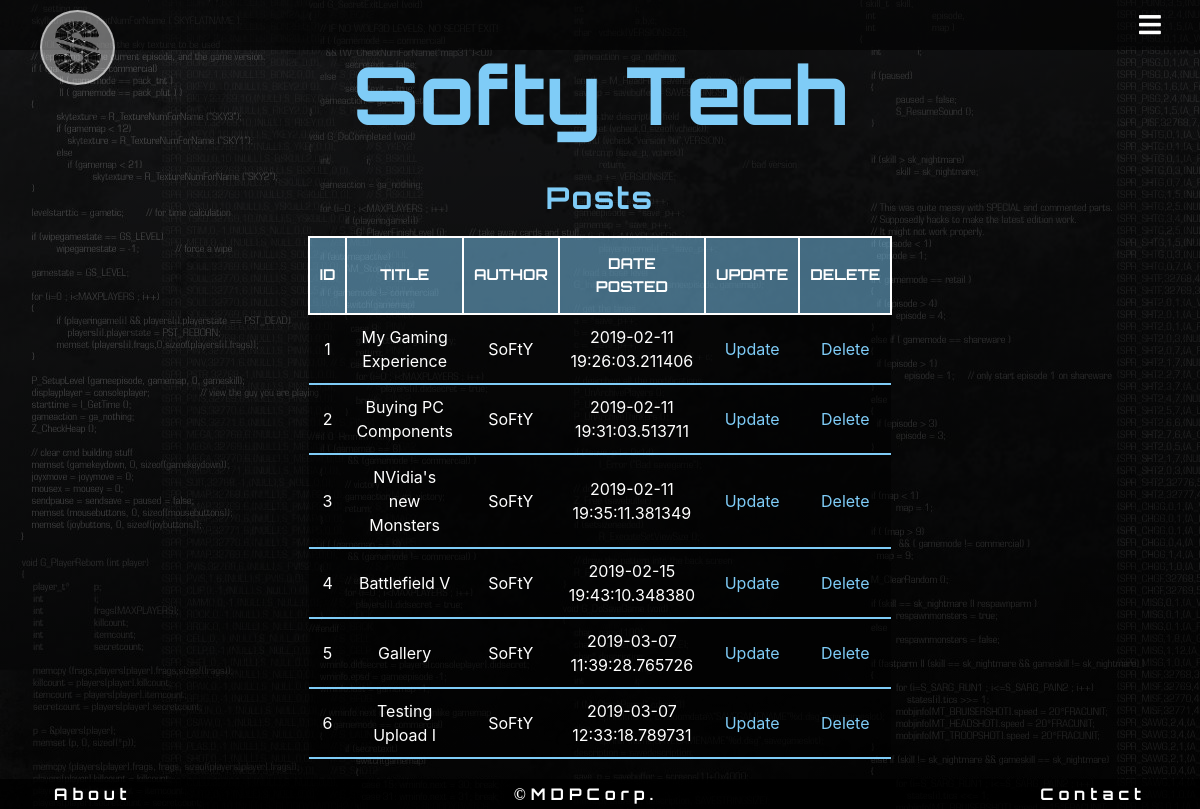
Page /admin (signed in) on the earlier database version.
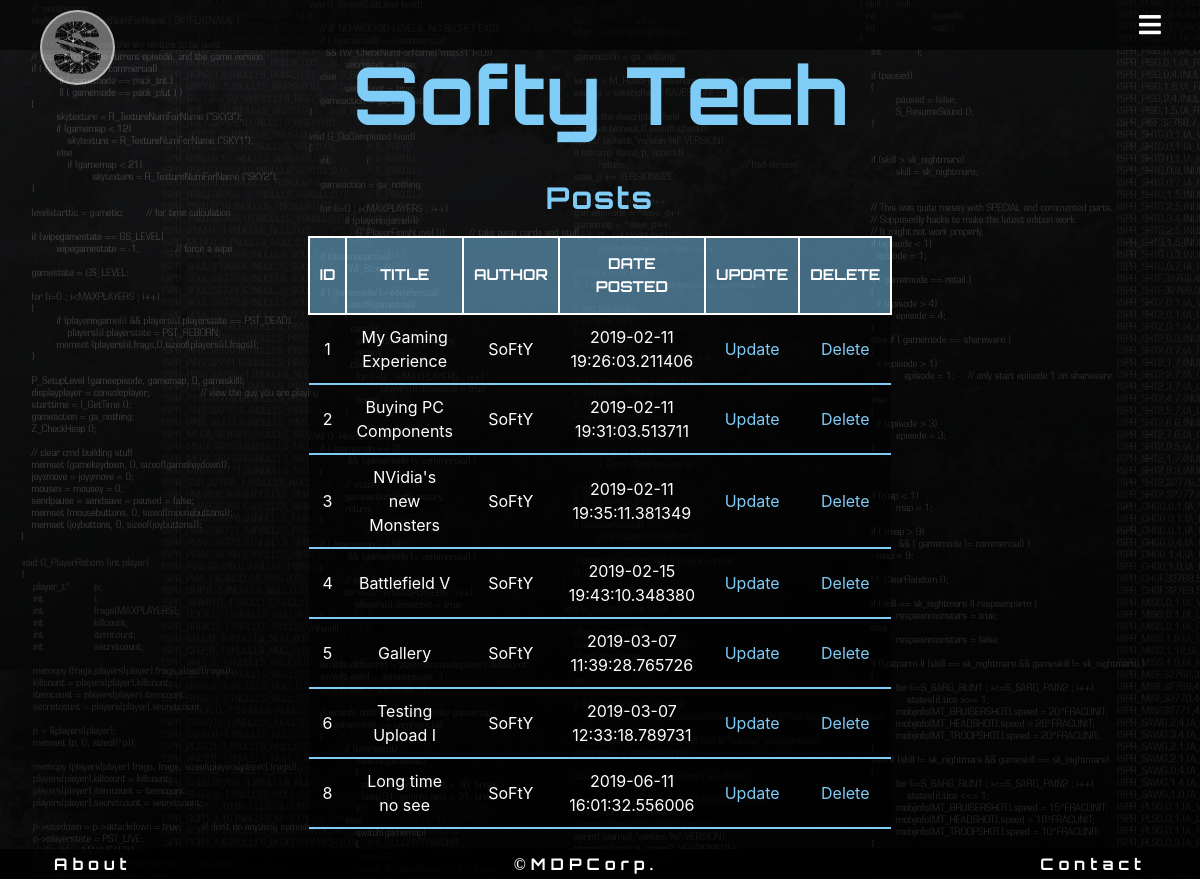
Same page on the later database version.
### flaskblog/models.py (models this page shows, shortened)
class Post(db.Model):
    __searchable__ = ['title', 'content']
    id = db.Column(db.Integer, primary_key=True)
    title = db.Column(db.String(30), nullable=False)
    subtitle = db.Column(db.String(30), nullable=False)
    description = db.Column(db.Text, nullable=False)
    slug = db.Column(db.String(30), nullable=False)
    headImg = db.Column(db.String(50), nullable=False, default='default.jpg')
    category = db.Column(db.String(), nullable=False)
    language = db.Column(db.String(), nullable=False)
    author = db.Column(db.String(30), nullable=False)
    date_posted = db.Column(db.DateTime, nullable=False, default=datetime.utcnow)
    content = db.Column(db.Text, nullable=False)
    comments = db.relationship('Comment', backref = 'post', lazy= 'dynamic')

### flaskblog/users/routes.py (the view)
@users.route("/admin")
@login_required
@roles_required('Admin')
def admin():
    users = User.query.all()
    posts = Post.query.all()
    return render_template('admin_home.html', users=users, posts=posts)

### flaskblog/templates/admin_Home.html
{% extends "admin_Base.html" %}
{% block content %}
<h2>Posts</h2>
<table>
    <tr>
        <th>ID</th>
        <th>Title</th>
        <th>Author</th>
        <th>Date Posted</th>
        <th>Update</th>
        <th>Delete</th>
    </tr>
    {% for post in posts %}
    <tr>
        <td>{{post.id}}</td>
        <td>{{post.title}}</td>
        <td>{{post.author}}</td>
        <td>{{post.date_posted}}</td>
        <td><a href="{{ url_for('posts.update_post', post_id=post.id) }}">Update</a></td>
        <td><a href="{{ url_for('posts.delete_post', post_id=post.id) }}">Delete</a></td>
    </tr>
    {% endfor %}
</table>
{% endblock %}

Differences in the rows shown:
added Post: id "8", title "Long time no see", author "SoFtY", date_posted "2019-06-11 16:01:32.556006"
